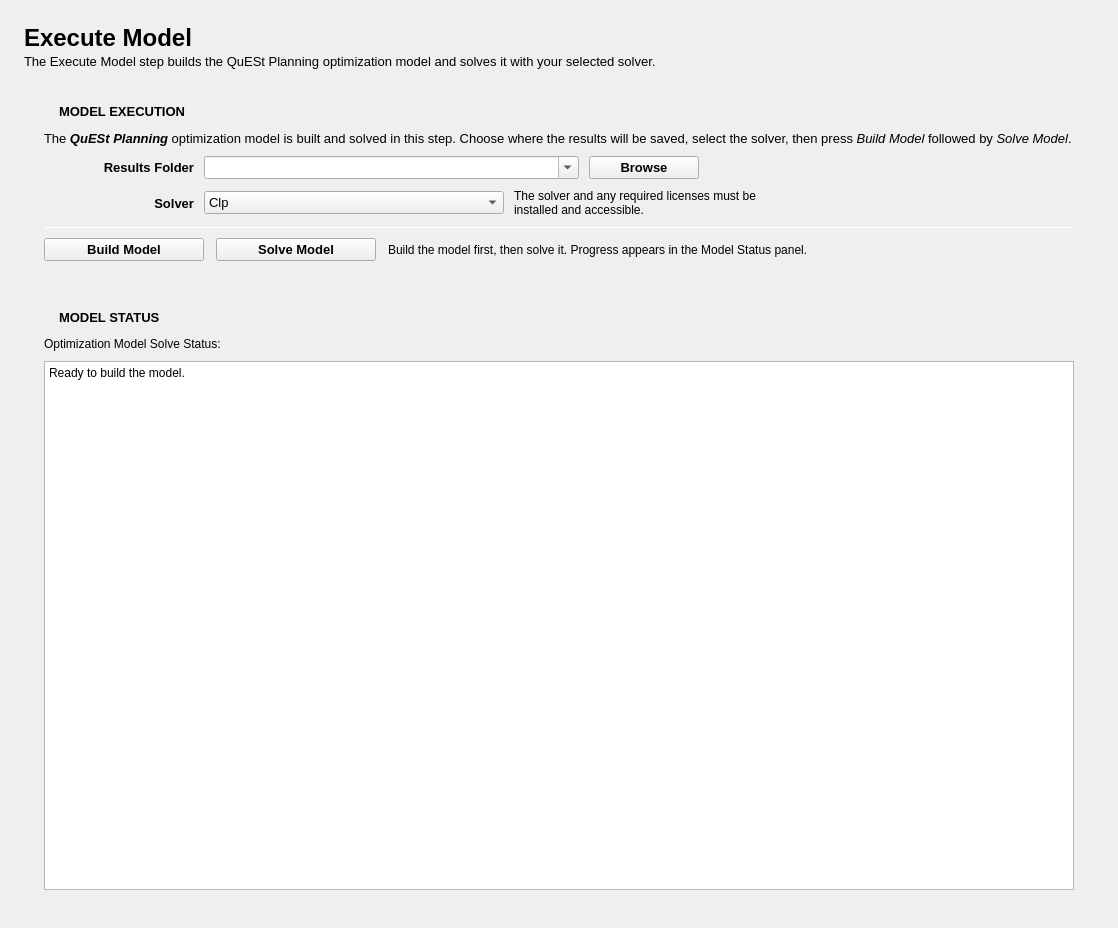
<?xml version='1.0' encoding='UTF-8'?>
<ui version="4.0">
  <class>ExecuteModelPage</class>
  <widget class="QWidget" name="ExecuteModelPage">
    <property name="geometry">
      <rect>
        <x>0</x>
        <y>0</y>
        <width>1118</width>
        <height>928</height>
      </rect>
    </property>
    <property name="sizePolicy">
      <sizepolicy hsizetype="Expanding" vsizetype="Expanding">
        <horstretch>0</horstretch>
        <verstretch>0</verstretch>
      </sizepolicy>
    </property>
    <property name="windowTitle">
      <string>Form</string>
    </property>
    <layout class="QVBoxLayout" name="verticalLayout_main" stretch="0,0,0,1">
      <property name="leftMargin">
        <number>24</number>
      </property>
      <property name="topMargin">
        <number>24</number>
      </property>
      <property name="rightMargin">
        <number>24</number>
      </property>
      <property name="bottomMargin">
        <number>24</number>
      </property>
      <property name="spacing">
        <number>18</number>
      </property>
      <item>
        <widget class="QFrame" name="frame_header">
          <property name="sizePolicy">
            <sizepolicy hsizetype="Preferred" vsizetype="Maximum">
              <horstretch>0</horstretch>
              <verstretch>0</verstretch>
            </sizepolicy>
          </property>
          <property name="maximumSize">
            <size>
              <width>16777215</width>
              <height>80</height>
            </size>
          </property>
          <property name="frameShape">
            <enum>QFrame::NoFrame</enum>
          </property>
          <property name="frameShadow">
            <enum>QFrame::Raised</enum>
          </property>
          <layout class="QHBoxLayout" name="horizontalLayout_header">
            <property name="leftMargin">
              <number>0</number>
            </property>
            <property name="topMargin">
              <number>0</number>
            </property>
            <property name="rightMargin">
              <number>0</number>
            </property>
            <property name="bottomMargin">
              <number>0</number>
            </property>
            <item>
              <layout class="QVBoxLayout" name="verticalLayout_header_text">
                <property name="spacing">
                  <number>2</number>
                </property>
                <item>
                  <widget class="QLabel" name="label_title">
                    <property name="font">
                      <font>
                        <family>Segoe UI</family>
                        <pointsize>18</pointsize>
                        <bold>true</bold>
                      </font>
                    </property>
                    <property name="text">
                      <string>Execute Model</string>
                    </property>
                    <property name="textRole">
                      <string>heading</string>
                    </property>
                  </widget>
                </item>
                <item>
                  <widget class="QLabel" name="label_subtitle">
                    <property name="font">
                      <font>
                        <family>Segoe UI</family>
                        <pointsize>10</pointsize>
                      </font>
                    </property>
                    <property name="text">
                      <string>The Execute Model step builds the QuESt Planning optimization model and solves it with your selected solver.</string>
                    </property>
                    <property name="textRole">
                      <string>subtitle</string>
                    </property>
                  </widget>
                </item>
              </layout>
            </item>
            <item>
              <spacer name="horizontalSpacer_header">
                <property name="orientation">
                  <enum>Qt::Horizontal</enum>
                </property>
                <property name="sizeType">
                  <enum>QSizePolicy::Expanding</enum>
                </property>
                <property name="sizeHint" stdset="0">
                  <size>
                    <width>40</width>
                    <height>20</height>
                  </size>
                </property>
              </spacer>
            </item>
            <item>
              <widget class="QToolButton" name="build_run_help_button">
                <property name="text">
                  <string />
                </property>
                <property name="icon">
                  <iconset resource="../../../resources.qrc">
                    <normaloff>:/icon/images/icons/help_FILL0_wght200_GRAD0_opsz48.png</normaloff>:/icon/images/icons/help_FILL0_wght200_GRAD0_opsz48.png</iconset>
                </property>
                <property name="iconSize">
                  <size>
                    <width>24</width>
                    <height>24</height>
                  </size>
                </property>
                <property name="autoRaise">
                  <bool>true</bool>
                </property>
                <property name="btnRole">
                  <string>icon</string>
                </property>
              </widget>
            </item>
          </layout>
        </widget>
      </item>
      <item>
        <widget class="QFrame" name="frame_execution">
          <property name="sizePolicy">
            <sizepolicy hsizetype="Expanding" vsizetype="Maximum">
              <horstretch>0</horstretch>
              <verstretch>0</verstretch>
            </sizepolicy>
          </property>
          <property name="maximumSize">
            <size>
              <width>16777215</width>
              <height>360</height>
            </size>
          </property>
          <property name="frameShape">
            <enum>QFrame::NoFrame</enum>
          </property>
          <property name="frameShadow">
            <enum>QFrame::Raised</enum>
          </property>
          <layout class="QVBoxLayout" name="verticalLayout_execution">
            <property name="leftMargin">
              <number>20</number>
            </property>
            <property name="topMargin">
              <number>14</number>
            </property>
            <property name="rightMargin">
              <number>20</number>
            </property>
            <property name="bottomMargin">
              <number>14</number>
            </property>
            <property name="spacing">
              <number>10</number>
            </property>
            <item>
              <layout class="QHBoxLayout" name="horizontalLayout_execution_title">
                <property name="spacing">
                  <number>8</number>
                </property>
                <item>
                  <widget class="QLabel" name="label_execution_icon">
                    <property name="maximumSize">
                      <size>
                        <width>22</width>
                        <height>22</height>
                      </size>
                    </property>
                    <property name="text">
                      <string />
                    </property>
                    <property name="pixmap">
                      <pixmap resource="../../../resources.qrc">:/icon/images/icons/cil-paper-plane.png</pixmap>
                    </property>
                    <property name="scaledContents">
                      <bool>true</bool>
                    </property>
                  </widget>
                </item>
                <item>
                  <widget class="QLabel" name="label_execution_title">
                    <property name="font">
                      <font>
                        <family>Segoe UI</family>
                        <pointsize>10</pointsize>
                        <bold>true</bold>
                      </font>
                    </property>
                    <property name="text">
                      <string>MODEL EXECUTION</string>
                    </property>
                    <property name="textRole">
                      <string>section</string>
                    </property>
                  </widget>
                </item>
                <item>
                  <spacer name="horizontalSpacer_execution_title">
                    <property name="orientation">
                      <enum>Qt::Horizontal</enum>
                    </property>
                    <property name="sizeType">
                      <enum>QSizePolicy::Expanding</enum>
                    </property>
                    <property name="sizeHint" stdset="0">
                      <size>
                        <width>40</width>
                        <height>20</height>
                      </size>
                    </property>
                  </spacer>
                </item>
              </layout>
            </item>
            <item>
              <widget class="QLabel" name="label_execution_desc">
                <property name="font">
                  <font>
                    <family>Segoe UI</family>
                    <pointsize>10</pointsize>
                  </font>
                </property>
                <property name="text">
                  <string>The &lt;b&gt;&lt;i&gt;QuESt Planning&lt;/i&gt;&lt;/b&gt; optimization model is built and solved in this step. Choose where the results will be saved, select the solver, then press &lt;i&gt;Build Model&lt;/i&gt; followed by &lt;i&gt;Solve Model&lt;/i&gt;.</string>
                </property>
                <property name="wordWrap">
                  <bool>true</bool>
                </property>
                <property name="textRole">
                  <string>body</string>
                </property>
              </widget>
            </item>
            <item>
              <layout class="QHBoxLayout" name="horizontalLayout_results_folder">
                <property name="spacing">
                  <number>10</number>
                </property>
                <item>
                  <widget class="QLabel" name="label_results_folder">
                    <property name="minimumSize">
                      <size>
                        <width>150</width>
                        <height>0</height>
                      </size>
                    </property>
                    <property name="font">
                      <font>
                        <family>Segoe UI</family>
                        <pointsize>10</pointsize>
                        <bold>true</bold>
                      </font>
                    </property>
                    <property name="text">
                      <string>Results Folder</string>
                    </property>
                    <property name="alignment">
                      <set>Qt::AlignRight|Qt::AlignTrailing|Qt::AlignVCenter</set>
                    </property>
                    <property name="textRole">
                      <string>section</string>
                    </property>
                  </widget>
                </item>
                <item>
                  <widget class="QComboBox" name="results_file_box">
                    <property name="sizePolicy">
                      <sizepolicy hsizetype="Expanding" vsizetype="Fixed">
                        <horstretch>0</horstretch>
                        <verstretch>0</verstretch>
                      </sizepolicy>
                    </property>
                    <property name="maximumSize">
                      <size>
                        <width>520</width>
                        <height>16777215</height>
                      </size>
                    </property>
                    <property name="font">
                      <font>
                        <family>Segoe UI</family>
                        <pointsize>10</pointsize>
                      </font>
                    </property>
                    <property name="editable">
                      <bool>true</bool>
                    </property>
                  </widget>
                </item>
                <item>
                  <widget class="QPushButton" name="browse_folder_button">
                    <property name="sizePolicy">
                      <sizepolicy hsizetype="Fixed" vsizetype="Fixed">
                        <horstretch>0</horstretch>
                        <verstretch>0</verstretch>
                      </sizepolicy>
                    </property>
                    <property name="minimumSize">
                      <size>
                        <width>110</width>
                        <height>0</height>
                      </size>
                    </property>
                    <property name="font">
                      <font>
                        <family>Segoe UI</family>
                        <pointsize>10</pointsize>
                        <bold>true</bold>
                      </font>
                    </property>
                    <property name="text">
                      <string>Browse</string>
                    </property>
                  </widget>
                </item>
                <item>
                  <spacer name="horizontalSpacer_results_folder">
                    <property name="orientation">
                      <enum>Qt::Horizontal</enum>
                    </property>
                    <property name="sizeHint" stdset="0">
                      <size>
                        <width>20</width>
                        <height>10</height>
                      </size>
                    </property>
                  </spacer>
                </item>
              </layout>
            </item>
            <item>
              <layout class="QHBoxLayout" name="horizontalLayout_solver">
                <property name="spacing">
                  <number>10</number>
                </property>
                <item>
                  <widget class="QLabel" name="label_solver">
                    <property name="minimumSize">
                      <size>
                        <width>150</width>
                        <height>0</height>
                      </size>
                    </property>
                    <property name="font">
                      <font>
                        <family>Segoe UI</family>
                        <pointsize>10</pointsize>
                        <bold>true</bold>
                      </font>
                    </property>
                    <property name="text">
                      <string>Solver</string>
                    </property>
                    <property name="alignment">
                      <set>Qt::AlignRight|Qt::AlignTrailing|Qt::AlignVCenter</set>
                    </property>
                    <property name="textRole">
                      <string>section</string>
                    </property>
                  </widget>
                </item>
                <item>
                  <widget class="QComboBox" name="solver_select_box">
                    <property name="sizePolicy">
                      <sizepolicy hsizetype="Expanding" vsizetype="Fixed">
                        <horstretch>0</horstretch>
                        <verstretch>0</verstretch>
                      </sizepolicy>
                    </property>
                    <property name="maximumSize">
                      <size>
                        <width>300</width>
                        <height>16777215</height>
                      </size>
                    </property>
                    <property name="font">
                      <font>
                        <family>Segoe UI</family>
                        <pointsize>10</pointsize>
                      </font>
                    </property>
                    <item>
                      <property name="text">
                        <string>Clp</string>
                      </property>
                    </item>
                    <item>
                      <property name="text">
                        <string>GLPK</string>
                      </property>
                    </item>
                    <item>
                      <property name="text">
                        <string>Gurobi</string>
                      </property>
                    </item>
                    <item>
                      <property name="text">
                        <string>HiGHs</string>
                      </property>
                    </item>
                    <item>
                      <property name="text">
                        <string>Other (Upcoming)</string>
                      </property>
                    </item>
                  </widget>
                </item>
                <item>
                  <widget class="QLabel" name="label_solver_hint">
                    <property name="font">
                      <font>
                        <family>Segoe UI</family>
                        <pointsize>9</pointsize>
                      </font>
                    </property>
                    <property name="text">
                      <string>The solver and any required licenses must be installed and accessible.</string>
                    </property>
                    <property name="wordWrap">
                      <bool>true</bool>
                    </property>
                    <property name="textRole">
                      <string>caption</string>
                    </property>
                  </widget>
                </item>
                <item>
                  <spacer name="horizontalSpacer_solver">
                    <property name="orientation">
                      <enum>Qt::Horizontal</enum>
                    </property>
                    <property name="sizeHint" stdset="0">
                      <size>
                        <width>20</width>
                        <height>10</height>
                      </size>
                    </property>
                  </spacer>
                </item>
              </layout>
            </item>
            <item>
              <widget class="Line" name="line_divider">
                <property name="maximumSize">
                  <size>
                    <width>16777215</width>
                    <height>1</height>
                  </size>
                </property>
                <property name="orientation">
                  <enum>Qt::Horizontal</enum>
                </property>
              </widget>
            </item>
            <item>
              <layout class="QHBoxLayout" name="horizontalLayout_actions">
                <property name="spacing">
                  <number>12</number>
                </property>
                <item>
                  <widget class="QPushButton" name="build_button">
                    <property name="sizePolicy">
                      <sizepolicy hsizetype="Fixed" vsizetype="Fixed">
                        <horstretch>0</horstretch>
                        <verstretch>0</verstretch>
                      </sizepolicy>
                    </property>
                    <property name="minimumSize">
                      <size>
                        <width>160</width>
                        <height>0</height>
                      </size>
                    </property>
                    <property name="font">
                      <font>
                        <family>Segoe UI</family>
                        <pointsize>10</pointsize>
                        <bold>true</bold>
                      </font>
                    </property>
                    <property name="text">
                      <string>Build Model</string>
                    </property>
                    <property name="btnRole">
                      <string>primary</string>
                    </property>
                  </widget>
                </item>
                <item>
                  <widget class="QPushButton" name="run_button">
                    <property name="sizePolicy">
                      <sizepolicy hsizetype="Fixed" vsizetype="Fixed">
                        <horstretch>0</horstretch>
                        <verstretch>0</verstretch>
                      </sizepolicy>
                    </property>
                    <property name="minimumSize">
                      <size>
                        <width>160</width>
                        <height>0</height>
                      </size>
                    </property>
                    <property name="font">
                      <font>
                        <family>Segoe UI</family>
                        <pointsize>10</pointsize>
                        <bold>true</bold>
                      </font>
                    </property>
                    <property name="text">
                      <string>Solve Model</string>
                    </property>
                    <property name="btnRole">
                      <string>primary</string>
                    </property>
                  </widget>
                </item>
                <item>
                  <widget class="QLabel" name="label_actions_hint">
                    <property name="font">
                      <font>
                        <family>Segoe UI</family>
                        <pointsize>9</pointsize>
                      </font>
                    </property>
                    <property name="text">
                      <string>Build the model first, then solve it. Progress appears in the Model Status panel.</string>
                    </property>
                    <property name="textRole">
                      <string>caption</string>
                    </property>
                  </widget>
                </item>
                <item>
                  <spacer name="horizontalSpacer_actions">
                    <property name="orientation">
                      <enum>Qt::Horizontal</enum>
                    </property>
                    <property name="sizeType">
                      <enum>QSizePolicy::Expanding</enum>
                    </property>
                    <property name="sizeHint" stdset="0">
                      <size>
                        <width>40</width>
                        <height>20</height>
                      </size>
                    </property>
                  </spacer>
                </item>
              </layout>
            </item>
          </layout>
          <property name="cardType">
            <string>card</string>
          </property>
        </widget>
      </item>
      <item>
        <widget class="QFrame" name="model_status_frame">
          <property name="sizePolicy">
            <sizepolicy hsizetype="Expanding" vsizetype="Expanding">
              <horstretch>0</horstretch>
              <verstretch>0</verstretch>
            </sizepolicy>
          </property>
          <property name="frameShape">
            <enum>QFrame::NoFrame</enum>
          </property>
          <property name="frameShadow">
            <enum>QFrame::Raised</enum>
          </property>
          <layout class="QVBoxLayout" name="verticalLayout_status">
            <property name="leftMargin">
              <number>20</number>
            </property>
            <property name="topMargin">
              <number>14</number>
            </property>
            <property name="rightMargin">
              <number>20</number>
            </property>
            <property name="bottomMargin">
              <number>14</number>
            </property>
            <property name="spacing">
              <number>10</number>
            </property>
            <item>
              <layout class="QHBoxLayout" name="horizontalLayout_status_title">
                <property name="spacing">
                  <number>8</number>
                </property>
                <item>
                  <widget class="QLabel" name="label_status_icon">
                    <property name="maximumSize">
                      <size>
                        <width>22</width>
                        <height>22</height>
                      </size>
                    </property>
                    <property name="text">
                      <string />
                    </property>
                    <property name="pixmap">
                      <pixmap resource="../../../resources.qrc">:/icon/images/icons/cil-terminal.png</pixmap>
                    </property>
                    <property name="scaledContents">
                      <bool>true</bool>
                    </property>
                  </widget>
                </item>
                <item>
                  <widget class="QLabel" name="label_status_title">
                    <property name="font">
                      <font>
                        <family>Segoe UI</family>
                        <pointsize>10</pointsize>
                        <bold>true</bold>
                      </font>
                    </property>
                    <property name="text">
                      <string>MODEL STATUS</string>
                    </property>
                    <property name="textRole">
                      <string>section</string>
                    </property>
                  </widget>
                </item>
                <item>
                  <spacer name="horizontalSpacer_status_title">
                    <property name="orientation">
                      <enum>Qt::Horizontal</enum>
                    </property>
                    <property name="sizeType">
                      <enum>QSizePolicy::Expanding</enum>
                    </property>
                    <property name="sizeHint" stdset="0">
                      <size>
                        <width>40</width>
                        <height>20</height>
                      </size>
                    </property>
                  </spacer>
                </item>
              </layout>
            </item>
            <item>
              <widget class="QLabel" name="label_status_desc">
                <property name="font">
                  <font>
                    <family>Segoe UI</family>
                    <pointsize>9</pointsize>
                  </font>
                </property>
                <property name="text">
                  <string>Optimization Model Solve Status:</string>
                </property>
                <property name="textRole">
                  <string>caption</string>
                </property>
              </widget>
            </item>
            <item>
              <widget class="QPlainTextEdit" name="report_progress_box">
                <property name="sizePolicy">
                  <sizepolicy hsizetype="Expanding" vsizetype="Expanding">
                    <horstretch>0</horstretch>
                    <verstretch>0</verstretch>
                  </sizepolicy>
                </property>
                <property name="minimumSize">
                  <size>
                    <width>0</width>
                    <height>200</height>
                  </size>
                </property>
                <property name="plainText">
                  <string>Ready to build the model.</string>
                </property>
                <property name="readOnly">
                  <bool>true</bool>
                </property>
                <property name="codeRole">
                  <bool>true</bool>
                </property>
              </widget>
            </item>
          </layout>
          <property name="cardType">
            <string>card</string>
          </property>
        </widget>
      </item>
    </layout>
  </widget>
  <resources>
    <include location="../../../resources.qrc" />
  </resources>
  <connections />
</ui>
